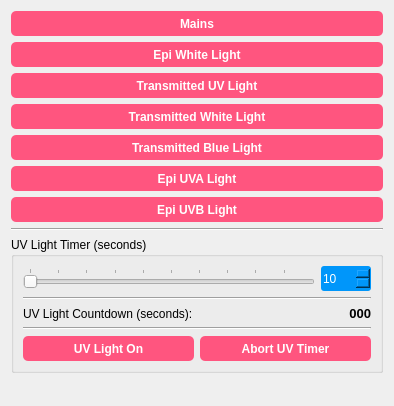
              <widget class="QWidget" name="toolLightControl">
               <property name="geometry">
                <rect>
                 <x>0</x>
                 <y>0</y>
                 <width>394</width>
                 <height>406</height>
                </rect>
               </property>
               <attribute name="label">
                <string>Illumination Control</string>
               </attribute>
               <layout class="QVBoxLayout" name="verticalLayout_13">
                <item>
                 <widget class="QPushButton" name="buttonMains">
                  <property name="minimumSize">
                   <size>
                    <width>0</width>
                    <height>25</height>
                   </size>
                  </property>
                  <property name="autoFillBackground">
                   <bool>false</bool>
                  </property>
                  <property name="styleSheet">
                   <string notr="true">QPushButton{	
background-color : rgb(255, 85, 127);
color:rgb(255, 255, 255);
font: 10pt &quot;Segoe UI&quot;;
font: bold;
border-radius: 5px;
}

QPushButton::pressed{background-color :rgb(0, 170, 255);}

QPushButton::checked{background-color :rgb(0, 255, 127);}
</string>
                  </property>
                  <property name="text">
                   <string>Mains</string>
                  </property>
                  <property name="checkable">
                   <bool>true</bool>
                  </property>
                 </widget>
                </item>
                <item>
                 <widget class="QPushButton" name="buttonEpiWhite">
                  <property name="minimumSize">
                   <size>
                    <width>0</width>
                    <height>25</height>
                   </size>
                  </property>
                  <property name="palette">
                   <palette>
                    <active>
                     <colorrole role="WindowText">
                      <brush brushstyle="SolidPattern">
                       <color alpha="255">
                        <red>255</red>
                        <green>255</green>
                        <blue>255</blue>
                       </color>
                      </brush>
                     </colorrole>
                     <colorrole role="Button">
                      <brush brushstyle="SolidPattern">
                       <color alpha="255">
                        <red>255</red>
                        <green>85</green>
                        <blue>127</blue>
                       </color>
                      </brush>
                     </colorrole>
                     <colorrole role="Light">
                      <brush brushstyle="SolidPattern">
                       <color alpha="255">
                        <red>127</red>
                        <green>255</green>
                        <blue>191</blue>
                       </color>
                      </brush>
                     </colorrole>
                     <colorrole role="Midlight">
                      <brush brushstyle="SolidPattern">
                       <color alpha="255">
                        <red>63</red>
                        <green>255</green>
                        <blue>159</blue>
                       </color>
                      </brush>
                     </colorrole>
                     <colorrole role="Dark">
                      <brush brushstyle="SolidPattern">
                       <color alpha="255">
                        <red>0</red>
                        <green>127</green>
                        <blue>63</blue>
                       </color>
                      </brush>
                     </colorrole>
                     <colorrole role="Mid">
                      <brush brushstyle="SolidPattern">
                       <color alpha="255">
                        <red>0</red>
                        <green>170</green>
                        <blue>84</blue>
                       </color>
                      </brush>
                     </colorrole>
                     <colorrole role="Text">
                      <brush brushstyle="SolidPattern">
                       <color alpha="255">
                        <red>255</red>
                        <green>255</green>
                        <blue>255</blue>
                       </color>
                      </brush>
                     </colorrole>
                     <colorrole role="BrightText">
                      <brush brushstyle="SolidPattern">
                       <color alpha="255">
                        <red>255</red>
                        <green>255</green>
                        <blue>255</blue>
                       </color>
                      </brush>
                     </colorrole>
                     <colorrole role="ButtonText">
                      <brush brushstyle="SolidPattern">
                       <color alpha="255">
                        <red>255</red>
                        <green>255</green>
                        <blue>255</blue>
                       </color>
                      </brush>
                     </colorrole>
                     <colorrole role="Base">
                      <brush brushstyle="SolidPattern">
                       <color alpha="255">
                        <red>255</red>
                        <green>85</green>
                        <blue>127</blue>
                       </color>
                      </brush>
                     </colorrole>
                     <colorrole role="Window">
                      <brush brushstyle="SolidPattern">
                       <color alpha="255">
                        <red>255</red>
                        <green>85</green>
                        <blue>127</blue>
                       </color>
                      </brush>
                     </colorrole>
                     <colorrole role="Shadow">
                      <brush brushstyle="SolidPattern">
                       <color alpha="255">
                        <red>0</red>
                        <green>0</green>
                        <blue>0</blue>
                       </color>
                      </brush>
                     </colorrole>
                     <colorrole role="AlternateBase">
                      <brush brushstyle="SolidPattern">
                       <color alpha="255">
                        <red>127</red>
                        <green>255</green>
                        <blue>191</blue>
                       </color>
                      </brush>
                     </colorrole>
                     <colorrole role="ToolTipBase">
                      <brush brushstyle="SolidPattern">
                       <color alpha="255">
                        <red>255</red>
                        <green>255</green>
                        <blue>220</blue>
                       </color>
                      </brush>
                     </colorrole>
                     <colorrole role="ToolTipText">
                      <brush brushstyle="SolidPattern">
                       <color alpha="255">
                        <red>0</red>
                        <green>0</green>
                        <blue>0</blue>
                       </color>
                      </brush>
                     </colorrole>
                    </active>
                    <inactive>
                     <colorrole role="WindowText">
                      <brush brushstyle="SolidPattern">
                       <color alpha="255">
                        <red>255</red>
                        <green>255</green>
                        <blue>255</blue>
                       </color>
                      </brush>
                     </colorrole>
                     <colorrole role="Button">
                      <brush brushstyle="SolidPattern">
                       <color alpha="255">
                        <red>255</red>
                        <green>85</green>
                        <blue>127</blue>
                       </color>
                      </brush>
                     </colorrole>
                     <colorrole role="Light">
                      <brush brushstyle="SolidPattern">
                       <color alpha="255">
                        <red>127</red>
                        <green>255</green>
                        <blue>191</blue>
                       </color>
                      </brush>
                     </colorrole>
                     <colorrole role="Midlight">
                      <brush brushstyle="SolidPattern">
                       <color alpha="255">
                        <red>63</red>
                        <green>255</green>
                        <blue>159</blue>
                       </color>
                      </brush>
                     </colorrole>
                     <colorrole role="Dark">
                      <brush brushstyle="SolidPattern">
                       <color alpha="255">
                        <red>0</red>
                        <green>127</green>
                        <blue>63</blue>
                       </color>
                      </brush>
                     </colorrole>
                     <colorrole role="Mid">
                      <brush brushstyle="SolidPattern">
                       <color alpha="255">
                        <red>0</red>
                        <green>170</green>
                        <blue>84</blue>
                       </color>
                      </brush>
                     </colorrole>
                     <colorrole role="Text">
                      <brush brushstyle="SolidPattern">
                       <color alpha="255">
                        <red>255</red>
                        <green>255</green>
                        <blue>255</blue>
                       </color>
                      </brush>
                     </colorrole>
                     <colorrole role="BrightText">
                      <brush brushstyle="SolidPattern">
                       <color alpha="255">
                        <red>255</red>
                        <green>255</green>
                        <blue>255</blue>
                       </color>
                      </brush>
                     </colorrole>
                     <colorrole role="ButtonText">
                      <brush brushstyle="SolidPattern">
                       <color alpha="255">
                        <red>255</red>
                        <green>255</green>
                        <blue>255</blue>
                       </color>
                      </brush>
                     </colorrole>
                     <colorrole role="Base">
                      <brush brushstyle="SolidPattern">
                       <color alpha="255">
                        <red>255</red>
                        <green>85</green>
                        <blue>127</blue>
                       </color>
                      </brush>
                     </colorrole>
                     <colorrole role="Window">
                      <brush brushstyle="SolidPattern">
                       <color alpha="255">
                        <red>255</red>
                        <green>85</green>
                        <blue>127</blue>
                       </color>
                      </brush>
                     </colorrole>
                     <colorrole role="Shadow">
                      <brush brushstyle="SolidPattern">
                       <color alpha="255">
                        <red>0</red>
                        <green>0</green>
                        <blue>0</blue>
                       </color>
                      </brush>
                     </colorrole>
                     <colorrole role="AlternateBase">
                      <brush brushstyle="SolidPattern">
                       <color alpha="255">
                        <red>127</red>
                        <green>255</green>
                        <blue>191</blue>
                       </color>
                      </brush>
                     </colorrole>
                     <colorrole role="ToolTipBase">
                      <brush brushstyle="SolidPattern">
                       <color alpha="255">
                        <red>255</red>
                        <green>255</green>
                        <blue>220</blue>
                       </color>
                      </brush>
                     </colorrole>
                     <colorrole role="ToolTipText">
                      <brush brushstyle="SolidPattern">
                       <color alpha="255">
                        <red>0</red>
                        <green>0</green>
                        <blue>0</blue>
                       </color>
                      </brush>
                     </colorrole>
                    </inactive>
                    <disabled>
                     <colorrole role="WindowText">
                      <brush brushstyle="SolidPattern">
                       <color alpha="255">
                        <red>255</red>
                        <green>255</green>
                        <blue>255</blue>
                       </color>
                      </brush>
                     </colorrole>
                     <colorrole role="Button">
                      <brush brushstyle="SolidPattern">
                       <color alpha="255">
                        <red>255</red>
                        <green>85</green>
                        <blue>127</blue>
                       </color>
                      </brush>
                     </colorrole>
                     <colorrole role="Light">
                      <brush brushstyle="SolidPattern">
                       <color alpha="255">
                        <red>127</red>
                        <green>255</green>
                        <blue>191</blue>
                       </color>
                      </brush>
                     </colorrole>
                     <colorrole role="Midlight">
                      <brush brushstyle="SolidPattern">
                       <color alpha="255">
                        <red>63</red>
                        <green>255</green>
                        <blue>159</blue>
                       </color>
                      </brush>
                     </colorrole>
                     <colorrole role="Dark">
                      <brush brushstyle="SolidPattern">
                       <color alpha="255">
                        <red>0</red>
                        <green>127</green>
                        <blue>63</blue>
                       </color>
                      </brush>
                     </colorrole>
                     <colorrole role="Mid">
                      <brush brushstyle="SolidPattern">
                       <color alpha="255">
                        <red>0</red>
                        <green>170</green>
                        <blue>84</blue>
                       </color>
                      </brush>
                     </colorrole>
                     <colorrole role="Text">
                      <brush brushstyle="SolidPattern">
                       <color alpha="255">
                        <red>255</red>
                        <green>255</green>
                        <blue>255</blue>
                       </color>
                      </brush>
                     </colorrole>
                     <colorrole role="BrightText">
                      <brush brushstyle="SolidPattern">
                       <color alpha="255">
                        <red>255</red>
                        <green>255</green>
                        <blue>255</blue>
                       </color>
                      </brush>
                     </colorrole>
                     <colorrole role="ButtonText">
                      <brush brushstyle="SolidPattern">
                       <color alpha="255">
                        <red>255</red>
                        <green>255</green>
                        <blue>255</blue>
                       </color>
                      </brush>
                     </colorrole>
                     <colorrole role="Base">
                      <brush brushstyle="SolidPattern">
                       <color alpha="255">
                        <red>255</red>
                        <green>85</green>
                        <blue>127</blue>
                       </color>
                      </brush>
                     </colorrole>
                     <colorrole role="Window">
                      <brush brushstyle="SolidPattern">
                       <color alpha="255">
                        <red>255</red>
                        <green>85</green>
                        <blue>127</blue>
                       </color>
                      </brush>
                     </colorrole>
                     <colorrole role="Shadow">
                      <brush brushstyle="SolidPattern">
                       <color alpha="255">
                        <red>0</red>
                        <green>0</green>
                        <blue>0</blue>
                       </color>
                      </brush>
                     </colorrole>
                     <colorrole role="AlternateBase">
                      <brush brushstyle="SolidPattern">
                       <color alpha="255">
                        <red>0</red>
                        <green>255</green>
                        <blue>127</blue>
                       </color>
                      </brush>
                     </colorrole>
                     <colorrole role="ToolTipBase">
                      <brush brushstyle="SolidPattern">
                       <color alpha="255">
                        <red>255</red>
                        <green>255</green>
                        <blue>220</blue>
                       </color>
                      </brush>
                     </colorrole>
                     <colorrole role="ToolTipText">
                      <brush brushstyle="SolidPattern">
                       <color alpha="255">
                        <red>0</red>
                        <green>0</green>
                        <blue>0</blue>
                       </color>
                      </brush>
                     </colorrole>
                    </disabled>
                   </palette>
                  </property>
                  <property name="styleSheet">
                   <string notr="true">QPushButton{	
background-color : rgb(255, 85, 127);
color:rgb(255, 255, 255);
font: 10pt &quot;Segoe UI&quot;;
font: bold;
border-radius: 5px;
}

QPushButton::pressed{background-color :rgb(0, 170, 255);}

QPushButton::checked{background-color :rgb(0, 255, 127);}
</string>
                  </property>
                  <property name="text">
                   <string>Epi White Light</string>
                  </property>
                  <property name="checkable">
                   <bool>true</bool>
                  </property>
                 </widget>
                </item>
                <item>
                 <widget class="QPushButton" name="buttonTransUV">
                  <property name="minimumSize">
                   <size>
                    <width>0</width>
                    <height>25</height>
                   </size>
                  </property>
                  <property name="styleSheet">
                   <string notr="true">QPushButton{	
background-color : rgb(255, 85, 127);
color:rgb(255, 255, 255);
font: 10pt &quot;Segoe UI&quot;;
font: bold;
border-radius: 5px;
}

QPushButton::pressed{background-color :rgb(0, 170, 255);}

QPushButton::checked{background-color :rgb(0, 255, 127);}
</string>
                  </property>
                  <property name="text">
                   <string>Transmitted UV Light</string>
                  </property>
                  <property name="checkable">
                   <bool>true</bool>
                  </property>
                 </widget>
                </item>
                <item>
                 <widget class="QPushButton" name="buttonTransWhite">
                  <property name="minimumSize">
                   <size>
                    <width>0</width>
                    <height>25</height>
                   </size>
                  </property>
                  <property name="styleSheet">
                   <string notr="true">QPushButton{	
background-color : rgb(255, 85, 127);
color:rgb(255, 255, 255);
font: 10pt &quot;Segoe UI&quot;;
font: bold;
border-radius: 5px;
}

QPushButton::pressed{background-color :rgb(0, 170, 255);}

QPushButton::checked{background-color :rgb(0, 255, 127);}
</string>
                  </property>
                  <property name="text">
                   <string>Transmitted White Light</string>
                  </property>
                  <property name="checkable">
                   <bool>true</bool>
                  </property>
                 </widget>
                </item>
                <item>
                 <widget class="QPushButton" name="buttonTransBlue">
                  <property name="minimumSize">
                   <size>
                    <width>0</width>
                    <height>25</height>
                   </size>
                  </property>
                  <property name="styleSheet">
                   <string notr="true">QPushButton{	
background-color : rgb(255, 85, 127);
color:rgb(255, 255, 255);
font: 10pt &quot;Segoe UI&quot;;
font: bold;
border-radius: 5px;
}

QPushButton::pressed{background-color :rgb(0, 170, 255);}

QPushButton::checked{background-color :rgb(0, 255, 127);}
</string>
                  </property>
                  <property name="text">
                   <string>Transmitted Blue Light</string>
                  </property>
                  <property name="checkable">
                   <bool>true</bool>
                  </property>
                 </widget>
                </item>
                <item>
                 <widget class="QPushButton" name="buttonEpiUVA">
                  <property name="minimumSize">
                   <size>
                    <width>0</width>
                    <height>25</height>
                   </size>
                  </property>
                  <property name="styleSheet">
                   <string notr="true">QPushButton{	
background-color : rgb(255, 85, 127);
color:rgb(255, 255, 255);
font: 10pt &quot;Segoe UI&quot;;
font: bold;
border-radius: 5px;
}

QPushButton::pressed{background-color :rgb(0, 170, 255);}

QPushButton::checked{background-color :rgb(0, 255, 127);}
</string>
                  </property>
                  <property name="text">
                   <string>Epi UVA Light</string>
                  </property>
                  <property name="checkable">
                   <bool>true</bool>
                  </property>
                 </widget>
                </item>
                <item>
                 <widget class="QPushButton" name="buttonEpiUVB">
                  <property name="minimumSize">
                   <size>
                    <width>0</width>
                    <height>25</height>
                   </size>
                  </property>
                  <property name="styleSheet">
                   <string notr="true">QPushButton{	
background-color : rgb(255, 85, 127);
color:rgb(255, 255, 255);
font: 10pt &quot;Segoe UI&quot;;
font: bold;
border-radius: 5px;
}

QPushButton::pressed{background-color :rgb(0, 170, 255);}

QPushButton::checked{background-color :rgb(0, 255, 127);}
</string>
                  </property>
                  <property name="text">
                   <string>Epi UVB Light</string>
                  </property>
                  <property name="checkable">
                   <bool>true</bool>
                  </property>
                 </widget>
                </item>
                <item>
                 <widget class="Line" name="line_22">
                  <property name="orientation">
                   <enum>Qt::Horizontal</enum>
                  </property>
                 </widget>
                </item>
                <item>
                 <widget class="QGroupBox" name="groupBox">
                  <property name="title">
                   <string>UV Light Timer (seconds)</string>
                  </property>
                  <layout class="QVBoxLayout" name="verticalLayout_10">
                   <item>
                    <layout class="QHBoxLayout" name="horizontalLayout_23">
                     <item>
                      <widget class="QSlider" name="sliderStainFree">
                       <property name="minimum">
                        <number>10</number>
                       </property>
                       <property name="maximum">
                        <number>600</number>
                       </property>
                       <property name="orientation">
                        <enum>Qt::Horizontal</enum>
                       </property>
                       <property name="tickPosition">
                        <enum>QSlider::TicksAbove</enum>
                       </property>
                       <property name="tickInterval">
                        <number>60</number>
                       </property>
                      </widget>
                     </item>
                     <item>
                      <widget class="QSpinBox" name="spinStainFree">
                       <property name="minimumSize">
                        <size>
                         <width>50</width>
                         <height>25</height>
                        </size>
                       </property>
                       <property name="styleSheet">
                        <string notr="true">QSpinBox{	
background-color : rgb(0, 150, 250);
color:rgb(255, 255, 255);
font: 10pt &quot;Segoe UI&quot;;
border-radius: 3px;
}</string>
                       </property>
                       <property name="minimum">
                        <number>10</number>
                       </property>
                       <property name="maximum">
                        <number>600</number>
                       </property>
                      </widget>
                     </item>
                    </layout>
                   </item>
                   <item>
                    <widget class="Line" name="line_25">
                     <property name="orientation">
                      <enum>Qt::Horizontal</enum>
                     </property>
                    </widget>
                   </item>
                   <item>
                    <layout class="QHBoxLayout" name="horizontalLayout_20">
                     <item>
                      <widget class="QLabel" name="label_11">
                       <property name="text">
                        <string>UV Light Countdown (seconds):</string>
                       </property>
                      </widget>
                     </item>
                     <item>
                      <widget class="QLabel" name="labelElapsedTime">
                       <property name="minimumSize">
                        <size>
                         <width>20</width>
                         <height>0</height>
                        </size>
                       </property>
                       <property name="font">
                        <font>
                         <family>Segoe UI</family>
                         <pointsize>10</pointsize>
                         <weight>75</weight>
                         <italic>false</italic>
                         <bold>true</bold>
                        </font>
                       </property>
                       <property name="layoutDirection">
                        <enum>Qt::LeftToRight</enum>
                       </property>
                       <property name="text">
                        <string>000</string>
                       </property>
                       <property name="scaledContents">
                        <bool>false</bool>
                       </property>
                       <property name="alignment">
                        <set>Qt::AlignRight|Qt::AlignTrailing|Qt::AlignVCenter</set>
                       </property>
                       <property name="margin">
                        <number>0</number>
                       </property>
                      </widget>
                     </item>
                    </layout>
                   </item>
                   <item>
                    <widget class="Line" name="line_26">
                     <property name="orientation">
                      <enum>Qt::Horizontal</enum>
                     </property>
                    </widget>
                   </item>
                   <item>
                    <layout class="QHBoxLayout" name="horizontalLayout_19">
                     <item>
                      <widget class="QPushButton" name="buttonStartStainFree">
                       <property name="minimumSize">
                        <size>
                         <width>0</width>
                         <height>25</height>
                        </size>
                       </property>
                       <property name="styleSheet">
                        <string notr="true">QPushButton{	
background-color : rgb(255, 85, 127);
color:rgb(255, 255, 255);
font: 10pt &quot;Segoe UI&quot;;
font: bold;
border-radius: 5px;
}

QPushButton::pressed{background-color :rgb(0, 170, 255);}

QPushButton::checked{background-color :rgb(0, 255, 127);}
</string>
                       </property>
                       <property name="text">
                        <string>UV Light On</string>
                       </property>
                       <property name="checkable">
                        <bool>false</bool>
                       </property>
                      </widget>
                     </item>
                     <item>
                      <widget class="QPushButton" name="buttonAbortStainFree">
                       <property name="minimumSize">
                        <size>
                         <width>0</width>
                         <height>25</height>
                        </size>
                       </property>
                       <property name="styleSheet">
                        <string notr="true">QPushButton{	
background-color : rgb(255, 85, 127);
color:rgb(255, 255, 255);
font: 10pt &quot;Segoe UI&quot;;
font: bold;
border-radius: 5px;
}

QPushButton::pressed{background-color :rgb(0, 170, 255);}

QPushButton::checked{background-color :rgb(0, 255, 127);}
</string>
                       </property>
                       <property name="text">
                        <string>Abort UV Timer</string>
                       </property>
                      </widget>
                     </item>
                    </layout>
                   </item>
                  </layout>
                 </widget>
                </item>
                <item>
                 <spacer name="verticalSpacer_6">
                  <property name="orientation">
                   <enum>Qt::Vertical</enum>
                  </property>
                  <property name="sizeHint" stdset="0">
                   <size>
                    <width>20</width>
                    <height>178</height>
                   </size>
                  </property>
                 </spacer>
                </item>
               </layout>
              </widget>
